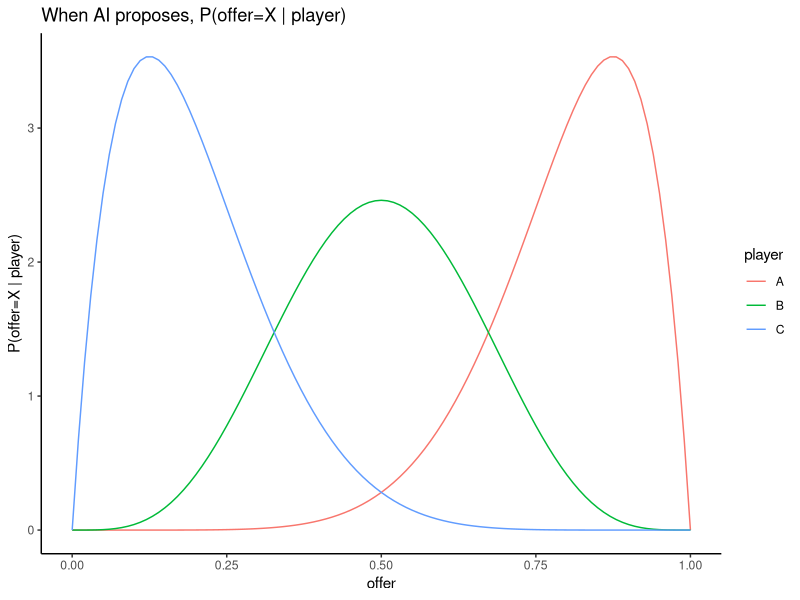
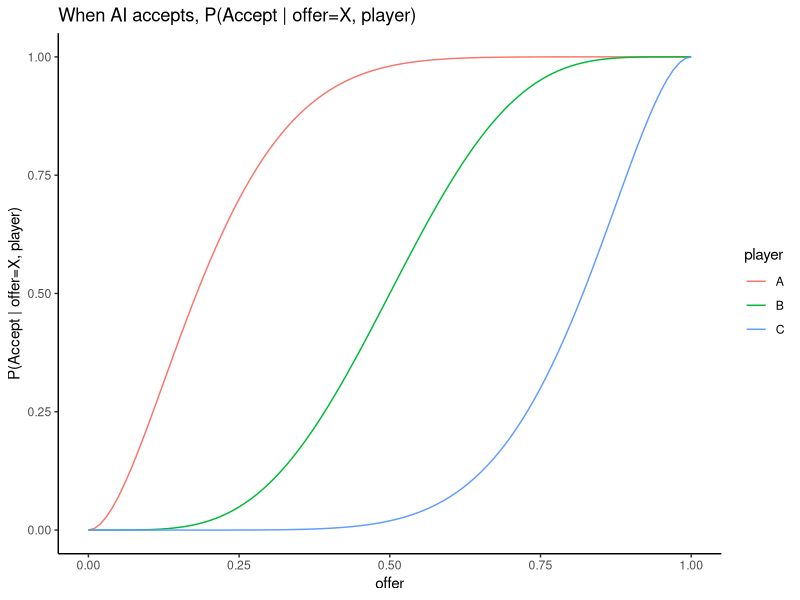
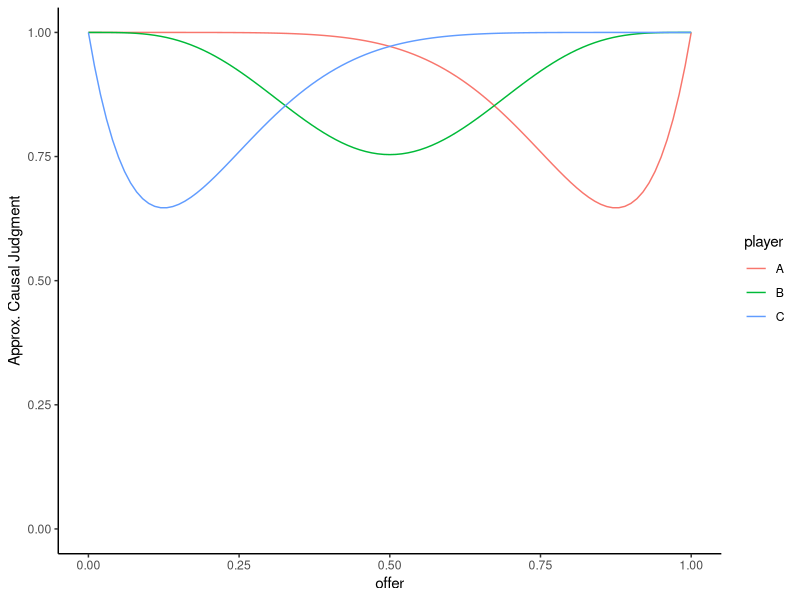
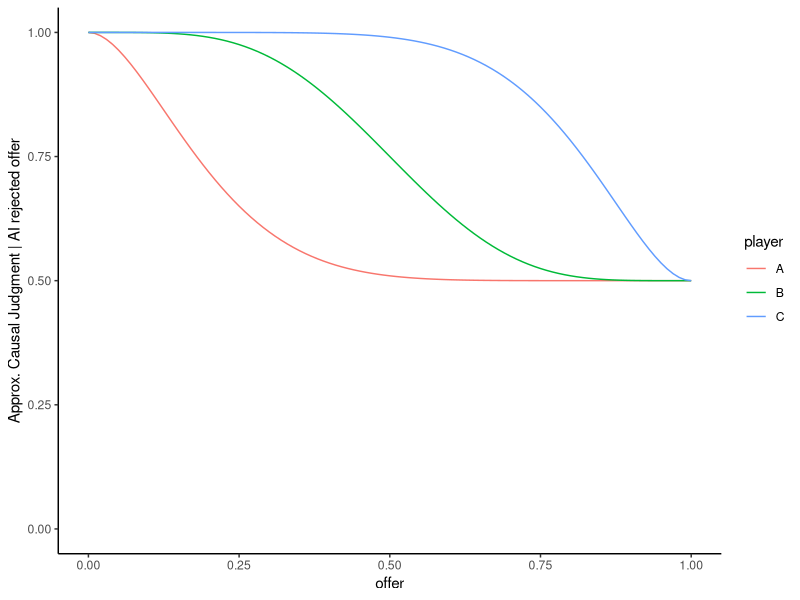
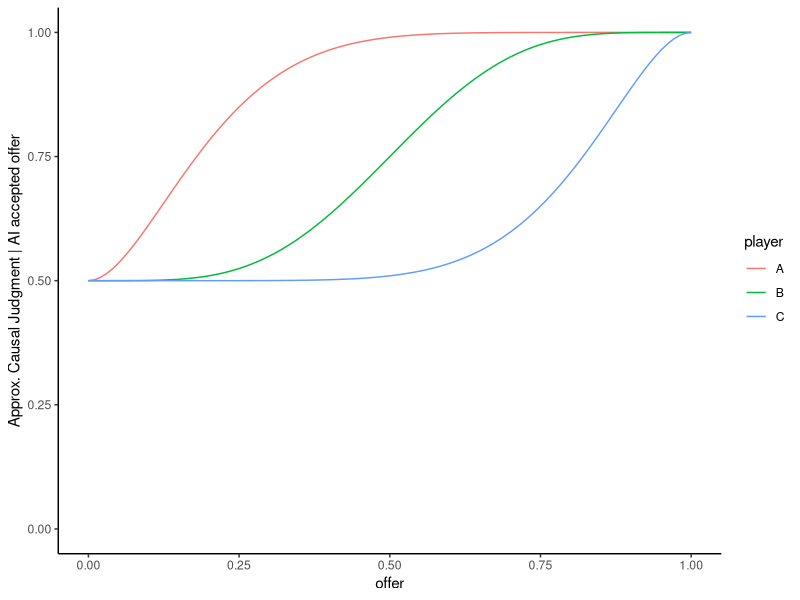
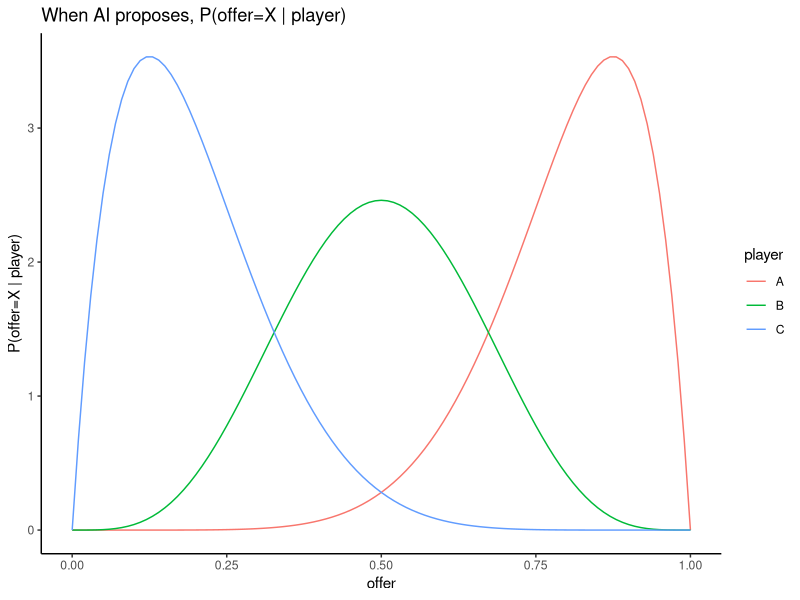
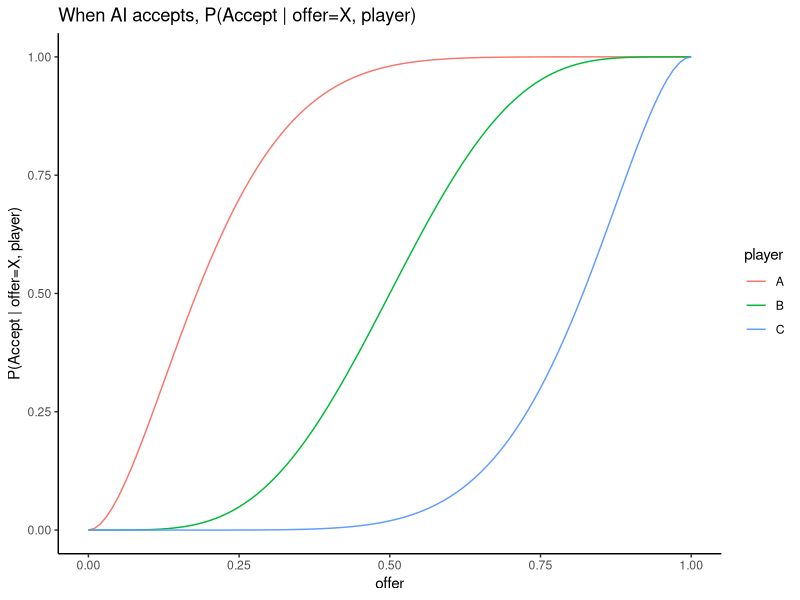
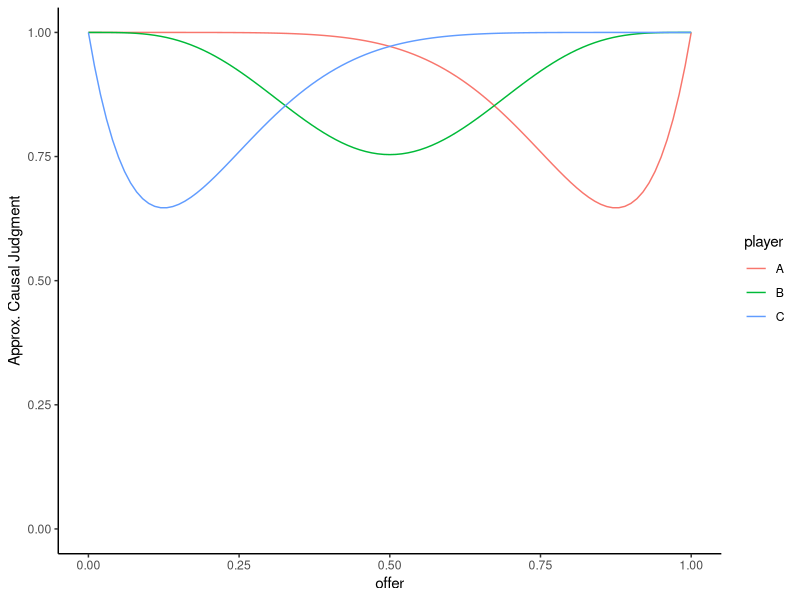

Here is the R script that generated these plots, in order: (Note: this script raises an error after producing the figures.)
#!/usr/bin/Rscript
##
## Simulate data for UG with causal judgments
##
library(ggplot2)
library(tidyr)
library(dplyr)
library(lme4)
library(lmerTest)
library(ggeffects)

cat('\nSetting up priors...')
## prior definitions for AI players
N <- 10
priors.ai <- data.frame(player=c('A', 'B', 'C'),
                        rate=c(0.8, 0.5, 0.2)) %>%
    mutate(offer.s1=rate*N,
           offer.s2=(1-rate)*N,
           accept.s1=(1-rate)*N,
           accept.s2=rate*N)

## Display densities of AI priors for proposing/accepting offers
priors.ai %>% crossing(offer=seq(from=0, to=1, by=0.01)) %>%
    mutate(poffer=dbeta(offer, offer.s1, offer.s2)) %>%
    ggplot(aes(x=offer, y=poffer, color=player)) +
    geom_line() + theme_classic() + ylab('P(offer=X | player)') +
    ggtitle('When AI proposes, P(offer=X | player)')
ggsave('ai-proposal-prior.png')

priors.ai %>% crossing(offer=seq(from=0, to=1, by=0.01)) %>%
    mutate(paccept=pbeta(offer, accept.s1, accept.s2)) %>%
    ggplot(aes(x=offer, y=paccept, color=player)) +
    geom_line() + theme_classic() +
    ylab('P(Accept | offer=X, player)') +
    ggtitle('When AI accepts, P(Accept | offer=X, player)')
ggsave('ai-acceptance-prior.png')

priors.ai %>% crossing(offer=seq(from=0, to=1, by=0.01)) %>%
    mutate(cause=(1 - dbeta(offer, offer.s1, offer.s2) / 10)) %>%
    ggplot(aes(x=offer, y=cause, color=player)) + ylim(0, 1) +
    geom_line() + theme_classic() + ylab('Approx. Causal Judgment')
ggsave('cause-accept.png')

priors.ai %>% crossing(offer=seq(from=0, to=1, by=0.01)) %>%
    mutate(cause=(1 - pbeta(offer, accept.s1, accept.s2)/2)) %>%
    ggplot(aes(x=offer, y=cause, color=player)) +
    geom_line() + theme_classic() + ylim(0, 1) +
    ylab('Approx. Causal Judgment | AI rejected offer')
ggsave('cause-propose-accept.png')

priors.ai %>% crossing(offer=seq(from=0, to=1, by=0.01)) %>%
    mutate(cause=(1 + pbeta(offer, accept.s1, accept.s2))/2) %>%
    ggplot(aes(x=offer, y=cause, color=player)) +
    geom_line() + theme_classic() + ylim(0, 1) +
    ylab('Approx. Causal Judgment | AI accepted offer')
ggsave('cause-propose-reject.png')


## Define subject-level priors for acceptance
##
## Here we're assuming that subjects are approximately fair, with
##   priors ~ B(s1, s2), s1 ~ N(10, 2), s2 ~ N(10, 2).
##
## We're also assuming that subjects behave identically with different partners
##
## These can be changed in the future to better match human behavior
N <- 100  # number of participants
priors.subj <- data.frame(id=1:N,
                          condition=rep(c('propose', 'accept'), each=N/2),
                          subj.s1=rnorm(N, mean=10, sd=3),
                          subj.s2=rnorm(N, mean=10, sd=3))

## Display subject priors
png('human-proposal-prior.png')
priors.subj %>% filter(condition == 'propose') %>%
    crossing(offer=seq(from=0, to=1, by=0.01)) %>%
    mutate(poffer=dbeta(offer, subj.s1, subj.s2)) %>%
    ggplot(aes(x=offer, y=poffer)) +
    stat_smooth(method="loess", span=0.1, se=TRUE, alpha=0.3) + theme_classic() +
    ylab('P(offer=X | player)') +
    ggtitle('When Participant proposes, P(offer=X)')
dev.off()
png('human-acceptance-prior.png')
priors.subj %>% filter(condition == 'accept') %>%
    crossing(offer=seq(from=0, to=1, by=0.01)) %>%
    mutate(paccept=pbeta(offer, subj.s1, subj.s2)) %>%
    ggplot(aes(x=offer, y=paccept)) + 
    stat_smooth(method="loess", span=0.1, se=TRUE, alpha=0.3) + theme_classic() +
    ylab('P(Accept | offer=X, player)') +
    ggtitle('When Participant accepts, P(Accept | offer=X)')
dev.off()


cat('done.\n')

## Simulate trial-level data
##
cat('Simulating data...')
TRIALS <- 25 # number of trials per subj/AI
df <- priors.subj %>% crossing(priors.ai) %>%
    mutate(ai.s1=ifelse(condition == 'propose', accept.s1, offer.s1),
           ai.s2=ifelse(condition == 'propose', accept.s2, offer.s2)) %>%
    select(-offer.s1, -offer.s2, -accept.s1, -accept.s2) %>%
    crossing(trial=1:TRIALS) %>%
    rowwise %>%
    mutate(offer=ifelse(condition=='propose',
                        rbeta(1, subj.s1, subj.s2),
                        rbeta(1, ai.s1, ai.s2)),
           accept=ifelse(condition=='propose',
                         rbinom(1, 1, pbeta(offer, ai.s1, ai.s2)),
                         rbinom(1, 1, pbeta(offer, subj.s1, subj.s2))),
           earning=ifelse(accept, offer, 0),
           cause=(1 - dbeta(offer)/10))
cat('done.\n')


cat('Fitting lmer...')
m <- glmer(accept ~ player * offer * condition + (1 | id),
           family=binomial(link='logit'),
           data=df)
summary(m)
png('lmer.png')
m %>% ggpredict(terms=c('offer [all]', 'player', 'condition')) %>% plot()
dev.off()
cat('done.')
